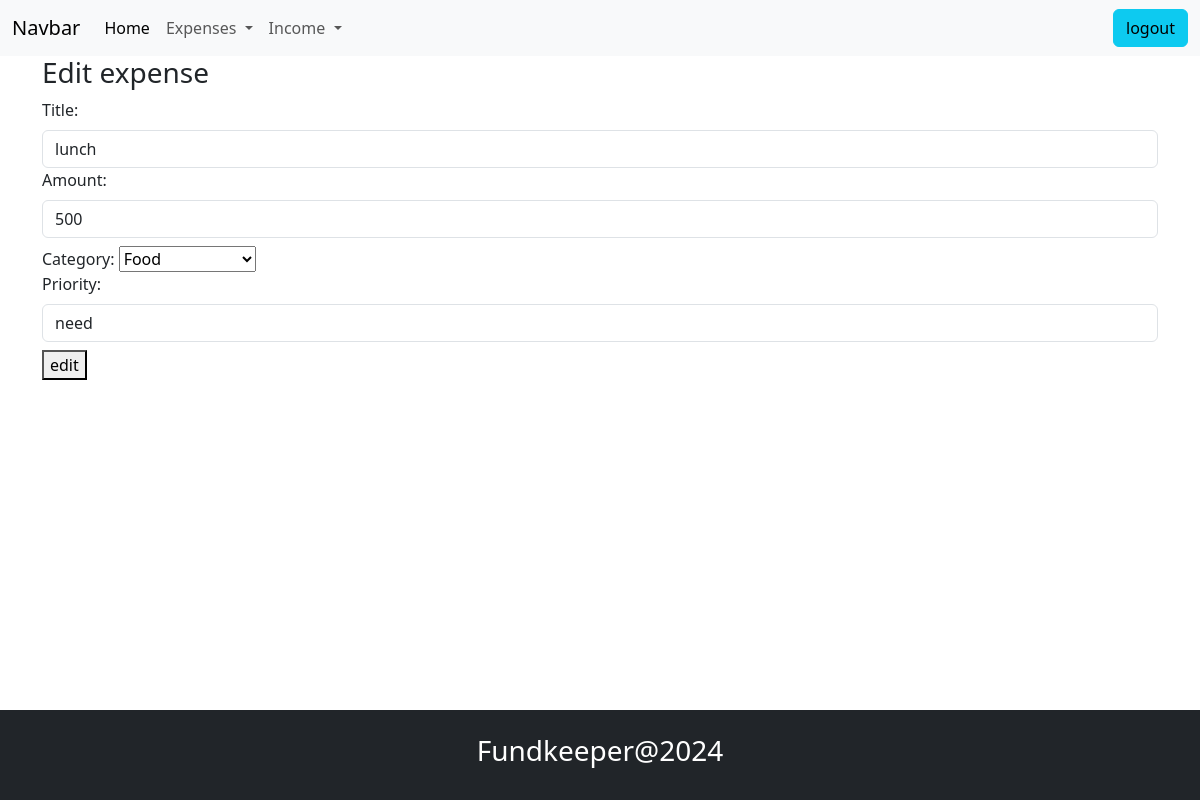
Screenshot of /expense/4/change/ (signed in) with the database file from the repository.
### budget/models.py (models this page shows, shortened)
class ExpenseModels(models.Model):
    title=models.CharField(max_length=200)
    amount=models.PositiveIntegerField()
    expense_categories = (
        ("Housing", "Housing"),
        ("Transportation", "Transportation"),           # options are given in tuple
        ("Food", "Food"),
        ("Health", "Health"),
        ("Entertainment", "Entertainment"),
        ("DebtPayments", "Debt Payments"),
        ("PersonalCare", "Personal Care"),
        ("Education", "Education"),
        ("Savings", "Savings"),
        ("Miscellaneous", "Miscellaneous")
    )
    category=models.CharField(max_length=200,choices=expense_categories,default="Miscellaneous")
    user_object=models.ForeignKey(User,on_delete=models.CASCADE)
    created_date=models.DateField(auto_now_add=True)    # auto_now_add =True   is used to automaticaly adding the date
    priority_options=(
        ("need","need"),
        ("want","want")
    )
    priority=models.CharField(max_length=200,choices=priority_options,default="need")

### budget/views.py (the view, shortened to what this page needs)
# urls.py: path("expense/<int:pk>/change/",views.ExpenseUpdateView.as_view(),name="expense-change"),
@method_decorator(signin_required,name="dispatch")
class ExpenseUpdateView(View):
    def get(self,request,*args,**kwargs):
        id=kwargs.get("pk")
        expense_object=ExpenseModels.objects.get(id=id)
        form_instance=ExpenseModelForm(instance=expense_object)
        return render(request,"expense_edit.html",{"form":form_instance})

### budget/forms.py
class ExpenseModelForm(forms.ModelForm):
    class Meta:
        model=ExpenseModels
        exclude=("id","created_date","user_object")
        widgets={
            "title":forms.TextInput(attrs={"class":"form-control mt-2"}),
            "amount":forms.NumberInput(attrs={"class":"form-control mt-2"}),
            "category":forms.Select(attrs={"class":"form-control,form-select mt-2"}),
            "priority":forms.Select(attrs={"class":"form-control mt-2 mb-2"})
        }

### budget/templates/expense_edit.html (shortened to what this page needs)
{%extends "base.html"%}
{%block main_block%}
    <div class="container">
        <h3>Edit expense</h3>
        <form action="" method="post">
            {{form}}
            <button type="submit"> edit</button>
        </form>
    </div>
{%endblock%}

### rows the page displays
ExpenseModels: title "lunch", amount "500", category "Food", priority "need"
